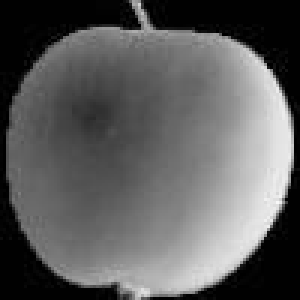
#> input picture Python/MachindeLearning/Data/fruits/fruit_004.jpg, 100 x 100 px (shown 3 times larger); its folder holds only this picture in this run
$ jupyter execute --allow-errors '32.이미지처리.ipynb'
#> lines starting #> are read from the running program, lines starting #| are printed output that depends on the picture
[cell 1]
# Warning 생략
import warnings
warnings.filterwarnings('ignore')
# Pandas
import pandas as pd
# Numpy
import numpy as np
# ML 저장
import joblib
# 그래프
import matplotlib.pyplot as plt
from sklearn.tree import plot_tree
# Seaborn
import seaborn as sns
# Glob
import glob

# ML Data 나누기
from sklearn.model_selection import train_test_split
# Decision Tree
from sklearn.tree import DecisionTreeClassifier
from sklearn import tree
# Random Forest
from sklearn.ensemble import RandomForestClassifier
# SVM
from sklearn import svm
from sklearn.svm import SVC
# Neural Net
from sklearn.neural_network import MLPClassifier
# QDA
from sklearn.discriminant_analysis import QuadraticDiscriminantAnalysis
# Naive Bayes
from sklearn.naive_bayes import GaussianNB
# AdaBoost
from sklearn.ensemble import AdaBoostClassifier
# Gaussian Process
from sklearn.gaussian_process import GaussianProcessClassifier
# KNN
from sklearn.neighbors import KNeighborsClassifier
# 회귀모델
from sklearn.neighbors import KNeighborsRegressor
# 선형회귀
from sklearn.linear_model import LinearRegression
# 다중회귀
from sklearn.preprocessing import PolynomialFeatures
# 로지스틱 회귀
from sklearn.linear_model import LogisticRegression
# Grid Search
from sklearn.model_selection import GridSearchCV
# Extra Tree
from sklearn.ensemble import ExtraTreesClassifier
# Gradient Boostring
from sklearn.ensemble import GradientBoostingClassifier
# Histogram gradient boosting
from sklearn.ensemble import HistGradientBoostingClassifier
from sklearn.experimental import enable_hist_gradient_boosting
# XGBoost
from xgboost import XGBClassifier
# Permutation Importance (치환중요도)
from sklearn.inspection import permutation_importance

# 평균 절대값 오차
from sklearn.metrics import mean_absolute_error

from sklearn import datasets

# 교차 검증
from sklearn.model_selection import cross_validate
from sklearn.model_selection import cross_val_score
# 표준화
from sklearn.preprocessing import StandardScaler
# Lasso (L1)
from sklearn.linear_model import Lasso
# Ridge (L2)
from sklearn.linear_model import Ridge
# 확률적 경사하강법
from sklearn.linear_model import SGDClassifier

# Cluster
from sklearn.cluster import KMeans
# Voting
from sklearn.ensemble import VotingClassifier
# 정확도 측정
from sklearn.metrics import accuracy_score
# Sigmoid
from scipy.special import expit
# SoftMax
from scipy.special import softmax
# KFold
from sklearn.model_selection import StratifiedKFold

# Image 저장
from PIL import Image

# 한글 폰트 문제 해결
# matplotlib은 한글 폰트를 지원하지 않음
# os정보
import platform

# font_manager : 폰트 관리 모듈
# rc : 폰트 변경 모듈
from matplotlib import font_manager, rc
# unicode 설정
plt.rcParams['axes.unicode_minus'] = False

if platform.system() == 'Darwin':
    rc('font', family='AppleGothic') # os가 macos
elif platform.system() == 'Windows':
    path = 'c:/Windows/Fonts/malgun.ttf' # os가 windows
    font_name = font_manager.FontProperties(fname=path).get_name()
    rc('font', family=font_name)
else:
    print("Unknown System")

### Numpy를 Image로 변환

#> (a cell that did not finish here is left out)

#> (a cell that did not finish here is left out)

---
### Image를 읽어서 Numpy로 변환하기

[cell 4]
numberOfData = 300
imgSize = 100

[cell 5]
# 배열 초기화
fruitsData = np.zeros(numberOfData * imgSize * imgSize, dtype=np.int32).reshape(numberOfData, imgSize, imgSize)

[cell 6]
i = 0
for file in sorted(glob.glob('../Data/fruits/*.jpg')):
    img = np.array(Image.open(file), dtype=np.int32)
    fruitsData[i,:,:] = img
    i += 1

[cell 7]
fruitsData.shape

[cell 8]
plt.imshow(fruitsData[200].reshape(100, 100), cmap='gray_r')
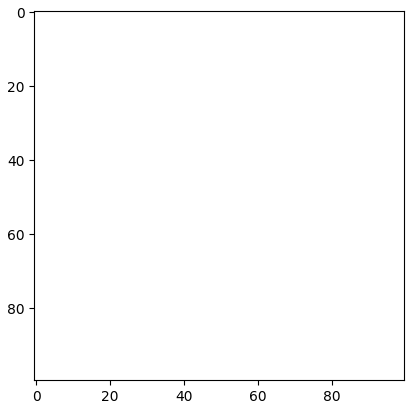
#> figure drawn by matplotlib, 1 panel
